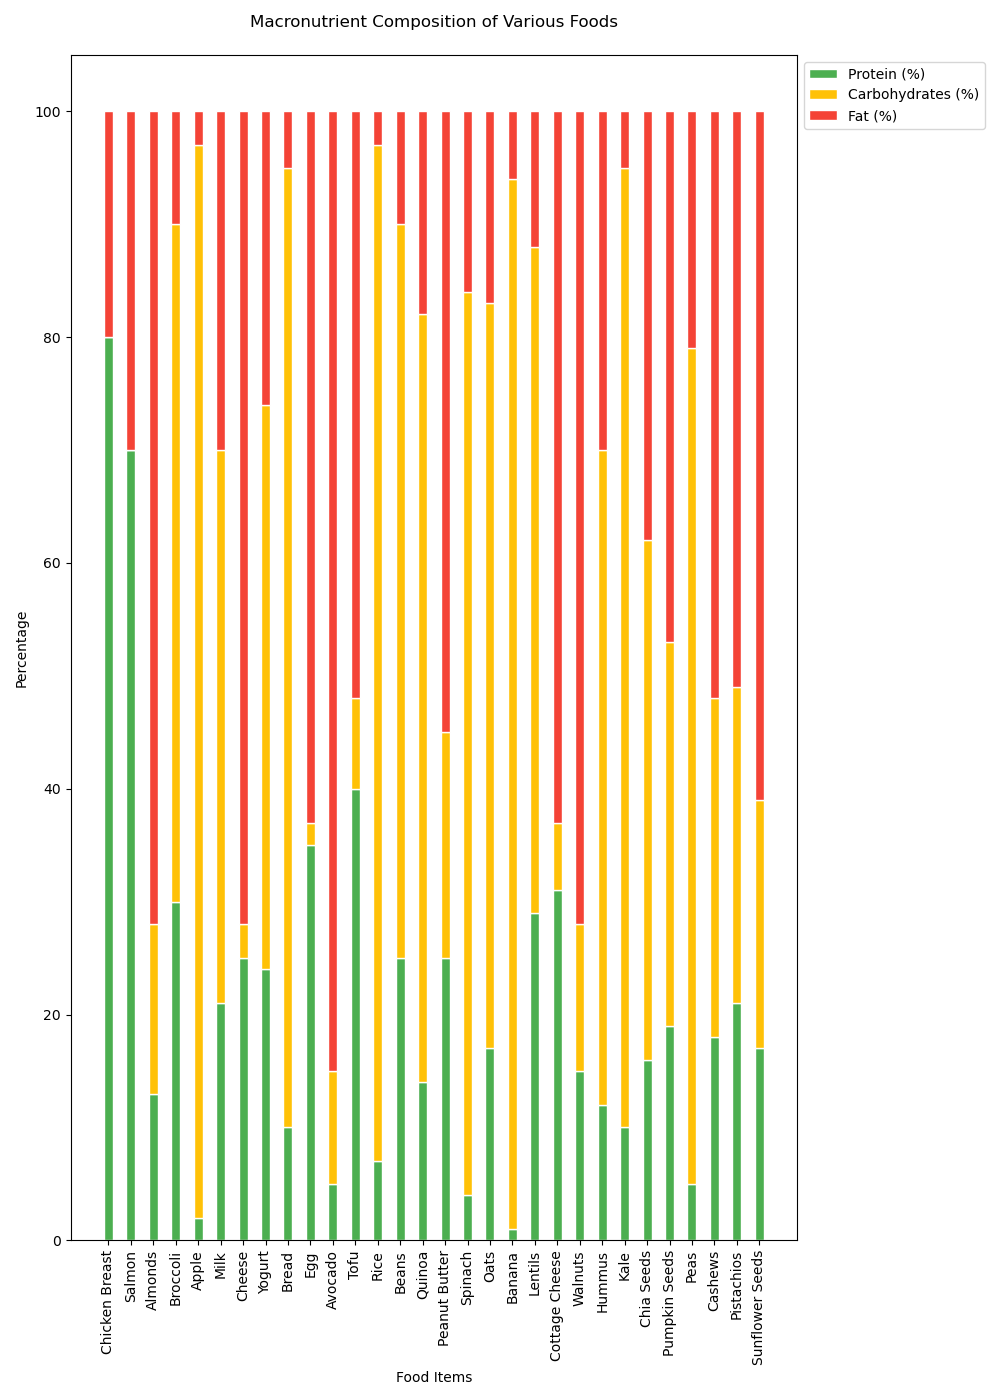

This chart was generated by the following Python code:

import matplotlib.pyplot as plt
import numpy as np

# Data
categories = ['Chicken Breast', 'Salmon', 'Almonds', 'Broccoli', 'Apple', 'Milk', 'Cheese', 'Yogurt', 'Bread', 'Egg', 'Avocado', 'Tofu', 'Rice', 'Beans', 'Quinoa', 'Peanut Butter', 'Spinach', 'Oats', 'Banana', 'Lentils', 'Cottage Cheese', 'Walnuts', 'Hummus', 'Kale', 'Chia Seeds', 'Pumpkin Seeds', 'Peas', 'Cashews', 'Pistachios', 'Sunflower Seeds']
protein = [80, 70, 13, 30, 2, 21, 25, 24, 10, 35, 5, 40, 7, 25, 14, 25, 4, 17, 1, 29, 31, 15, 12, 10, 16, 19, 5, 18, 21, 17]
carbohydrates = [0, 0, 15, 60, 95, 49, 3, 50, 85, 2, 10, 8, 90, 65, 68, 20, 80, 66, 93, 59, 6, 13, 58, 85, 46, 34, 74, 30, 28, 22]
fat = [20, 30, 72, 10, 3, 30, 72, 26, 5, 63, 85, 52, 3, 10, 18, 55, 16, 17, 6, 12, 63, 72, 30, 5, 38, 47, 21, 52, 51, 61]

# Parameters
bar_width = 0.4
fig_width = 10
fig_height = 14

# Colors
colors = ['#4CAF50', '#FFC107', '#F44336']

# Stack bar chart
fig, ax = plt.subplots(figsize=(fig_width, fig_height))
bar1 = np.array(protein)
bar2 = np.array(carbohydrates)
bar3 = np.array(fat)

bars = np.vstack([bar1, bar2, bar3])
category_positions = np.arange(len(categories))

# Create the bars
ax.bar(category_positions, bars[0], color=colors[0], edgecolor='white', width=bar_width, label='Protein (%)')
ax.bar(category_positions, bars[1], bottom=bars[0], color=colors[1], edgecolor='white', width=bar_width, label='Carbohydrates (%)')
ax.bar(category_positions, bars[2], bottom=bars[0]+bars[1], color=colors[2], edgecolor='white', width=bar_width, label='Fat (%)')

# X-axis labels
ax.set_xticks(category_positions)
ax.set_xticklabels(categories, rotation=90)

# Chart title and labels
ax.set_title('Macronutrient Composition of Various Foods', pad=20)
ax.set_ylabel('Percentage')
ax.set_xlabel('Food Items')

# Legend
ax.legend(loc='upper left', bbox_to_anchor=(1, 1), ncol=1)

# Layout
plt.tight_layout()

# Show the plot
plt.show()
